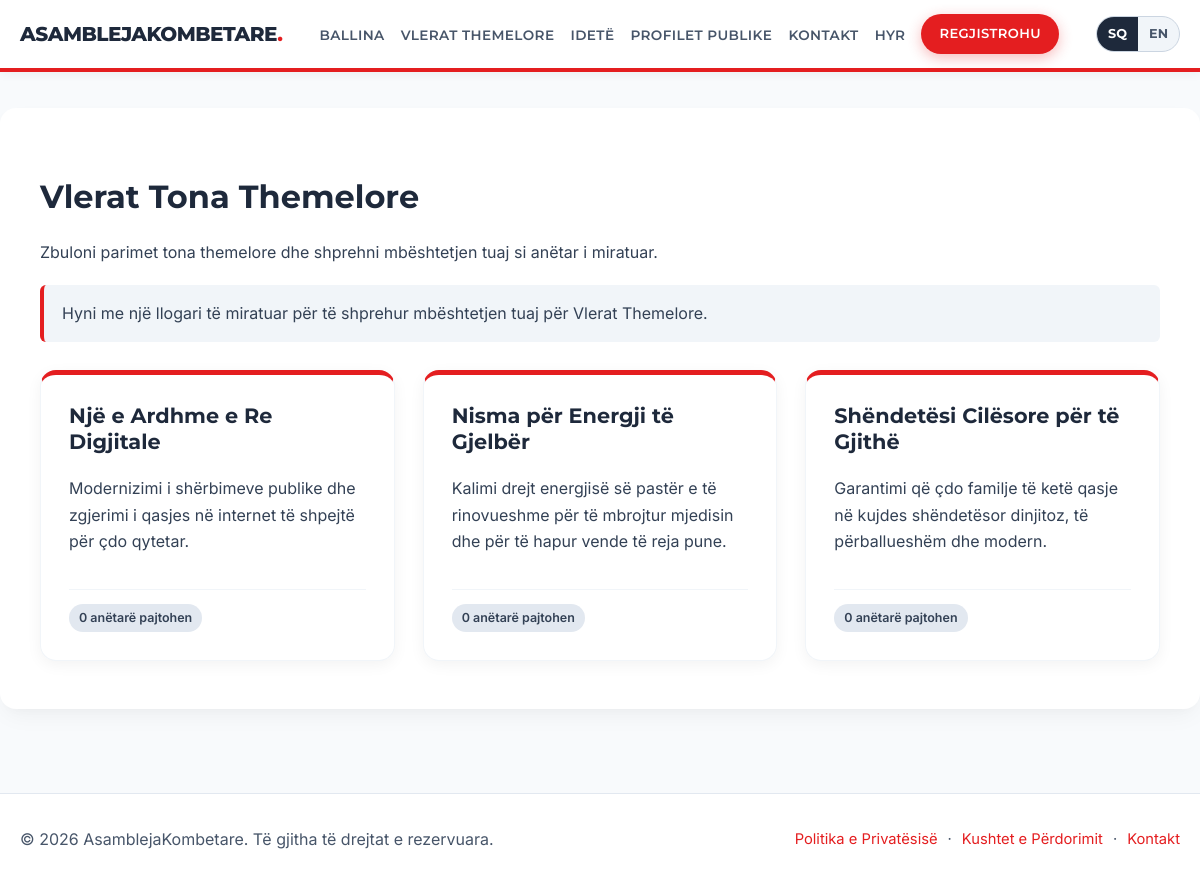
Page /core_values.php on the committed database.
### tables this page shows
CREATE TABLE IF NOT EXISTS `settings` (
  `id` int(11) NOT NULL AUTO_INCREMENT,
  `schema_version` int(11) NOT NULL DEFAULT 2,
  `site_title` varchar(255) NOT NULL DEFAULT 'AsamblejaKombetare',
  `site_description` text,
  `site_description_sq` text,
  `home_banner_text` varchar(255) DEFAULT 'Building Our National Future Together',
  `home_banner_text_sq` varchar(255) DEFAULT 'Ndërtojmë të Ardhmen Tonë Kombëtare Së Bashku',
  `join_us_btn` varchar(255) DEFAULT 'Join Us Now',
  `join_us_btn_sq` varchar(255) DEFAULT 'Bashkohuni Tani',
  `home_core_values_title` varchar(255) DEFAULT 'Our Core Values',
  `home_core_values_title_sq` varchar(255) DEFAULT 'Vlerat Tona Themelore',
  `home_core_values_text` text,
  `home_core_values_text_sq` text,
  `view_values_btn` varchar(255) DEFAULT 'View Core Values',
  `view_values_btn_sq` varchar(255) DEFAULT 'Shiko Vlerat Themelore',
  `home_latest_ideas_title` varchar(255) DEFAULT 'Latest Community Ideas',
  `home_latest_ideas_title_sq` varchar(255) DEFAULT 'Idetë e Fundit të Komunitetit',
  `view_ideas_btn` varchar(255) DEFAULT 'View All Ideas',
  `view_ideas_btn_sq` varchar(255) DEFAULT 'Shiko të Gjitha Idetë',
  `values_page_title` varchar(255) DEFAULT 'Our Core Values',
  `values_page_title_sq` varchar(255) DEFAULT 'Vlerat Tona Themelore',
  `values_page_text` text,
  `values_page_text_sq` text,
  `ideas_page_title` varchar(255) DEFAULT 'Community Ideas',
  `ideas_page_title_sq` varchar(255) DEFAULT 'Idetë e Komunitetit',
  `ideas_page_text` text,
  `ideas_page_text_sq` text,
  `submit_idea_btn` varchar(255) DEFAULT 'Submit an Idea',
  `submit_idea_btn_sq` varchar(255) DEFAULT 'Dërgo një Ide',
  `contact_page_title` varchar(255) DEFAULT 'Contact Us',
  `contact_page_title_sq` varchar(255) DEFAULT 'Na Kontaktoni',
  `contact_page_text` text,
  `contact_page_text_sq` text,
  `register_page_title` varchar(255) DEFAULT 'Register',
  `register_page_title_sq` varchar(255) DEFAULT 'Regjistrohu',
  `login_page_title` varchar(255) DEFAULT 'Login',
  `login_page_title_sq` varchar(255) DEFAULT 'Hyrje',
  `footer_text` varchar(255) DEFAULT 'All rights reserved.',
  `footer_text_sq` varchar(255) DEFAULT 'Të gjitha të drejtat e rezervuara.',
  `email_verification_subject` varchar(255) DEFAULT 'Verify your email for {site_title}',
  `email_verification_subject_sq` varchar(255) DEFAULT 'Verifikoni email-in tuaj për {site_title}',
  `email_verification_message` text,
  `email_verification_message_sq` text,
  `menu_home` varchar(255) DEFAULT 'Home',
  `menu_home_sq` varchar(255) DEFAULT 'Ballina',
  `menu_values` varchar(255) DEFAULT 'Core Values',
  `menu_values_sq` varchar(255) DEFAULT 'Vlerat Themelore',
  `menu_ideas` varchar(255) DEFAULT 'Ideas',
  `menu_ideas_sq` varchar(255) DEFAULT 'Idetë',
  `menu_profiles` varchar(255) DEFAULT 'Public Profiles',
  `menu_profiles_sq` varchar(255) DEFAULT 'Profilet Publike',
  `menu_contact` varchar(255) DEFAULT 'Contact',
  `menu_contact_sq` varchar(255) DEFAULT 'Kontakt',
  `menu_profile` varchar(255) DEFAULT 'Profile',
  `menu_profile_sq` varchar(255) DEFAULT 'Profili',
  `menu_admin` varchar(255) DEFAULT 'Admin Panel',
  `menu_admin_sq` varchar(255) DEFAULT 'Administrimi',
  `menu_logout` varchar(255) DEFAULT 'Logout',
  `menu_logout_sq` varchar(255) DEFAULT 'Dil',
  `menu_login` varchar(255) DEFAULT 'Login',
  `menu_login_sq` varchar(255) DEFAULT 'Hyr',
  `menu_register` varchar(255) DEFAULT 'Register',
  `menu_register_sq` varchar(255) DEFAULT 'Regjistrohu',
  PRIMARY KEY (`id`)
);

CREATE TABLE IF NOT EXISTS `core_values` (
  `id` int(11) NOT NULL AUTO_INCREMENT,
  `title` varchar(255) NOT NULL,
  `title_sq` varchar(255) DEFAULT NULL,
  `description` text,
  `description_sq` text,
  `created_at` timestamp DEFAULT CURRENT_TIMESTAMP,
  PRIMARY KEY (`id`)
);

### core_values.php (the view, shortened to what the rows shown need)
<?php
require_once __DIR__ . '/includes/db.php';
$values = [];
$agreement_counts = [];
if ($pdo instanceof PDO) {
    $values = $pdo->query("SELECT * FROM core_values ORDER BY created_at ASC")->fetchAll();
}
$lang = current_lang();
?>
<!DOCTYPE html>
<html lang="<?= htmlspecialchars($lang, ENT_QUOTES, 'UTF-8') ?>">
<head>
    <?php include __DIR__ . '/includes/head.php'; ?>
</head>
<body>
    <?php include __DIR__ . '/includes/header.php'; ?>
    <main id="main-content" class="container main-content">
        <h1><?= htmlspecialchars($t_values_page_title, ENT_QUOTES, 'UTF-8') ?></h1>
        <div class="rich-text-content"><?= sanitize_rich_html($t_values_page_text) ?></div>
        <?php if (empty($_SESSION['user_id'])): ?>
            <p class="info-box"><?= htmlspecialchars(__('login_to_agree_info'), ENT_QUOTES, 'UTF-8') ?></p>
        <?php endif; ?>
        <div class="points-grid">
            <?php foreach ($values as $v):
                $vid = (int)$v['id'];
                $v_title = ($lang === 'sq' && !empty(trim((string)($v['title_sq'] ?? '')))) ? $v['title_sq'] : $v['title'];
                $v_desc = ($lang === 'sq' && !empty(trim((string)($v['description_sq'] ?? '')))) ? $v['description_sq'] : ($v['description'] ?? '');
                $supporters = $agreement_counts[$vid] ?? 0;
                $supporters_label = ($supporters === 1)
                    ? __('members_agree_one')
                    : __('members_agree_many', ['count' => $supporters]);
            ?>
                <article class="point-card">
                    <div>
                        <h3><?= htmlspecialchars((string)$v_title, ENT_QUOTES, 'UTF-8') ?></h3>
                        <p><?= nl2br(htmlspecialchars((string)$v_desc, ENT_QUOTES, 'UTF-8'), false) ?></p>
                    </div>
                    <div class="point-card-footer">
                        <span class="badge badge-neutral"><?= htmlspecialchars($supporters_label, ENT_QUOTES, 'UTF-8') ?></span>
                    </div>
                </article>
            <?php endforeach; ?>
        </div>
    </main>
    <?php include __DIR__ . '/includes/footer.php'; ?>
</body>
</html>

### includes/header.php (shortened to what the rows shown need)
<header class="main-header">
    <div class="container header-container">
        <div class="logo">
            <a href="index.php"><span class="logo-text"><?= htmlspecialchars($t_site_title ?? 'AsamblejaKombetare', ENT_QUOTES, 'UTF-8') ?></span></a>
        </div>
        <nav id="primary-navigation" class="main-nav" aria-label="Primary">
            <ul>
                <li><a href="index.php"><?= htmlspecialchars($t_menu_home, ENT_QUOTES, 'UTF-8') ?></a></li>
                <li><a href="core_values.php"><?= htmlspecialchars($t_menu_values, ENT_QUOTES, 'UTF-8') ?></a></li>
                <li><a href="ideas.php"><?= htmlspecialchars($t_menu_ideas, ENT_QUOTES, 'UTF-8') ?></a></li>
                <li><a href="public_profiles.php"><?= htmlspecialchars($t_menu_profiles, ENT_QUOTES, 'UTF-8') ?></a></li>
                <li><a href="contact.php"><?= htmlspecialchars($t_menu_contact, ENT_QUOTES, 'UTF-8') ?></a></li>
                <?php if (!empty($_SESSION['user_id'])): ?>
                    <li><a href="profile.php"><?= htmlspecialchars($t_menu_profile, ENT_QUOTES, 'UTF-8') ?></a></li>
                    <?php if (($_SESSION['role'] ?? '') === 'admin'): ?>
                        <li><a href="admin/index.php"><?= htmlspecialchars($t_menu_admin, ENT_QUOTES, 'UTF-8') ?></a></li>
                    <?php endif; ?>
                    <li>
                        <form method="POST" action="logout.php" class="inline-logout-form">
                            <?= csrf_field() ?>
                            <button type="submit" class="btn-logout-link">
                                <?= htmlspecialchars($t_menu_logout, ENT_QUOTES, 'UTF-8') ?> (<?= htmlspecialchars((string)($_SESSION['username'] ?? ''), ENT_QUOTES, 'UTF-8') ?>)
                            </button>
                        </form>
                    </li>
                <?php else: ?>
                    <li><a href="login.php"><?= htmlspecialchars($t_menu_login, ENT_QUOTES, 'UTF-8') ?></a></li>
                    <li><a href="register.php" class="btn btn-nav-cta"><?= htmlspecialchars($t_menu_register, ENT_QUOTES, 'UTF-8') ?></a></li>
                <?php endif; ?>
            </ul>
        </nav>
    </div>
</header>

### includes/footer.php
<?php
$footer_prefix = $asset_prefix ?? ((strpos(str_replace('\\', '/', (string)($_SERVER['SCRIPT_NAME'] ?? '')), '/admin/') !== false) ? '../' : '');
?>
<footer class="main-footer">
    <div class="container footer-inner">
        <p>&copy; <?= date('Y') ?> <?= htmlspecialchars($t_site_title ?? 'AsamblejaKombetare', ENT_QUOTES, 'UTF-8') ?>. <?= htmlspecialchars($t_footer_text ?? __('All rights reserved.'), ENT_QUOTES, 'UTF-8') ?></p>
        <nav class="footer-links" aria-label="Legal">
            <a href="<?= htmlspecialchars($footer_prefix, ENT_QUOTES, 'UTF-8') ?>privacy.php"><?= htmlspecialchars(__('privacy_policy'), ENT_QUOTES, 'UTF-8') ?></a>
            <span aria-hidden="true">&middot;</span>
            <a href="<?= htmlspecialchars($footer_prefix, ENT_QUOTES, 'UTF-8') ?>terms.php"><?= htmlspecialchars(__('terms_of_use'), ENT_QUOTES, 'UTF-8') ?></a>
            <span aria-hidden="true">&middot;</span>
            <a href="<?= htmlspecialchars($footer_prefix, ENT_QUOTES, 'UTF-8') ?>contact.php"><?= htmlspecialchars($t_menu_contact ?? 'Contact', ENT_QUOTES, 'UTF-8') ?></a>
        </nav>
    </div>
</footer>

### rows in the picture
settings: site_title "ASAMBLEJAKOMBETARE", menu_home_sq "BALLINA", menu_values_sq "VLERAT THEMELORE", menu_ideas_sq "IDETË", menu_profiles_sq "PROFILET PUBLIKE", menu_contact_sq "KONTAKT", menu_login_sq "HYR", menu_register_sq "REGJISTROHU", values_page_title_sq "Vlerat Tona Themelore", values_page_text_sq "Zbuloni parimet tona themelore dhe shprehni mbështetjen tuaj si anëtar i miratuar.", site_title "AsamblejaKombetare", footer_text_sq "Të gjitha të drejtat e rezervuara.", menu_contact_sq "Kontakt"
core_values: title_sq "Një e Ardhme e Re Digjitale", description_sq "Modernizimi i shërbimeve publike dhe zgjerimi i qasjes në internet të shpejtë për çdo qytetar.", id "0 anëtarë pajtohen"
core_values: title_sq "Nisma për Energji të Gjelbër", description_sq "Kalimi drejt energjisë së pastër e të rinovueshme për të mbrojtur mjedisin dhe për të hapur vende të reja pune.", id "0 anëtarë pajtohen"
core_values: title_sq "Shëndetësi Cilësore për të Gjithë", description_sq "Garantimi që çdo familje të ketë qasje në kujdes shëndetësor dinjitoz, të përballueshëm dhe modern.", id "0 anëtarë pajtohen"

### other values in the picture
__('login_to_agree_info') "Hyni me një llogari të miratuar për të shprehur mbështetjen tuaj për Vlerat Themelore."
__('privacy_policy') "Politika e Privatësisë"
__('terms_of_use') "Kushtet e Përdorimit"
